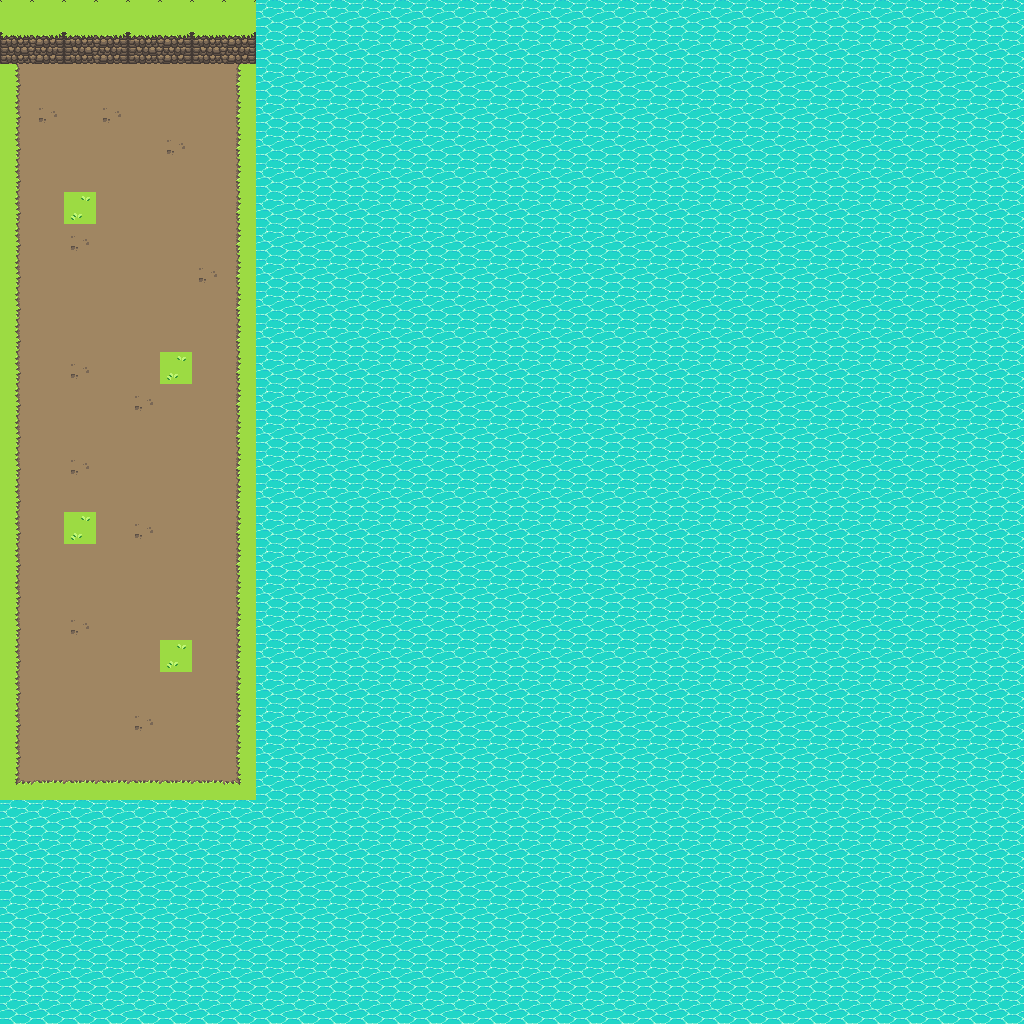

Tiled map render using the project's own tile images. Description and the whole map definition, tile-layer contents included, below:
An orthogonal 32x32 tile map with 32x32 px tiles, 2 tile layers (Tile Layer 1, Tile Layer 2).

<map version="1.10" tiledversion="1.11.0" orientation="orthogonal" renderorder="right-down" width="32" height="32" tilewidth="32" tileheight="32" infinite="0" nextlayerid="3" nextobjectid="1">
 <tileset firstgid="1" source="tilemap.tsx" />
 <layer id="1" name="Tile Layer 1" width="32" height="32">
  <data encoding="csv">
109,109,109,109,109,109,109,109,154,154,154,154,154,154,154,154,154,154,154,154,154,154,154,154,154,154,154,154,154,154,154,154,
125,126,125,126,125,126,125,126,154,154,154,154,154,154,154,154,154,154,154,154,154,154,154,154,154,154,154,154,154,154,154,154,
11,12,12,12,12,12,12,13,154,154,154,154,154,154,154,154,154,154,154,154,154,154,154,154,154,154,154,154,154,154,154,154,
11,16,12,16,12,12,12,13,154,154,154,154,154,154,154,154,154,154,154,154,154,154,154,154,154,154,154,154,154,154,154,154,
11,12,12,12,12,16,12,13,154,154,154,154,154,154,154,154,154,154,154,154,154,154,154,154,154,154,154,154,154,154,154,154,
11,12,12,12,12,12,12,13,154,154,154,154,154,154,154,154,154,154,154,154,154,154,154,154,154,154,154,154,154,154,154,154,
11,12,12,12,12,12,12,13,154,154,154,154,154,154,154,154,154,154,154,154,154,154,154,154,154,154,154,154,154,154,154,154,
11,12,16,12,12,12,12,13,154,154,154,154,154,154,154,154,154,154,154,154,154,154,154,154,154,154,154,154,154,154,154,154,
11,12,12,12,12,12,16,13,154,154,154,154,154,154,154,154,154,154,154,154,154,154,154,154,154,154,154,154,154,154,154,154,
11,12,12,12,12,12,12,13,154,154,154,154,154,154,154,154,154,154,154,154,154,154,154,154,154,154,154,154,154,154,154,154,
11,12,12,12,12,12,12,13,154,154,154,154,154,154,154,154,154,154,154,154,154,154,154,154,154,154,154,154,154,154,154,154,
11,12,16,12,12,12,12,13,154,154,154,154,154,154,154,154,154,154,154,154,154,154,154,154,154,154,154,154,154,154,154,154,
11,12,12,12,16,12,12,13,154,154,154,154,154,154,154,154,154,154,154,154,154,154,154,154,154,154,154,154,154,154,154,154,
11,12,12,12,12,12,12,13,154,154,154,154,154,154,154,154,154,154,154,154,154,154,154,154,154,154,154,154,154,154,154,154,
11,12,16,12,12,12,12,13,154,154,154,154,154,154,154,154,154,154,154,154,154,154,154,154,154,154,154,154,154,154,154,154,
11,12,12,12,12,12,12,13,154,154,154,154,154,154,154,154,154,154,154,154,154,154,154,154,154,154,154,154,154,154,154,154,
11,12,12,12,16,12,12,13,154,154,154,154,154,154,154,154,154,154,154,154,154,154,154,154,154,154,154,154,154,154,154,154,
11,12,12,12,12,12,12,13,154,154,154,154,154,154,154,154,154,154,154,154,154,154,154,154,154,154,154,154,154,154,154,154,
11,12,12,12,12,12,12,13,154,154,154,154,154,154,154,154,154,154,154,154,154,154,154,154,154,154,154,154,154,154,154,154,
11,12,16,12,12,12,12,13,154,154,154,154,154,154,154,154,154,154,154,154,154,154,154,154,154,154,154,154,154,154,154,154,
11,12,12,12,12,12,12,13,154,154,154,154,154,154,154,154,154,154,154,154,154,154,154,154,154,154,154,154,154,154,154,154,
11,12,12,12,12,12,12,13,154,154,154,154,154,154,154,154,154,154,154,154,154,154,154,154,154,154,154,154,154,154,154,154,
11,12,12,12,16,12,12,13,154,154,154,154,154,154,154,154,154,154,154,154,154,154,154,154,154,154,154,154,154,154,154,154,
11,12,12,12,12,12,12,13,154,154,154,154,154,154,154,154,154,154,154,154,154,154,154,154,154,154,154,154,154,154,154,154,
21,22,22,22,22,22,22,23,154,154,154,154,154,154,154,154,154,154,154,154,154,154,154,154,154,154,154,154,154,154,154,154,
154,154,154,154,154,154,154,154,154,154,154,154,154,154,154,154,154,154,154,154,154,154,154,154,154,154,154,154,154,154,154,154,
154,154,154,154,154,154,154,154,154,154,154,154,154,154,154,154,154,154,154,154,154,154,154,154,154,154,154,154,154,154,154,154,
154,154,154,154,154,154,154,154,154,154,154,154,154,154,154,154,154,154,154,154,154,154,154,154,154,154,154,154,154,154,154,154,
154,154,154,154,154,154,154,154,154,154,154,154,154,154,154,154,154,154,154,154,154,154,154,154,154,154,154,154,154,154,154,154,
154,154,154,154,154,154,154,154,154,154,154,154,154,154,154,154,154,154,154,154,154,154,154,154,154,154,154,154,154,154,154,154,
154,154,154,154,154,154,154,154,154,154,154,154,154,154,154,154,154,154,154,154,154,154,154,154,154,154,154,154,154,154,154,154,
154,154,154,154,154,154,154,154,154,154,154,154,154,154,154,154,154,154,154,154,154,154,154,154,154,154,154,154,154,154,154,154
</data>
 </layer>
 <layer id="2" name="Tile Layer 2" width="32" height="32">
  <data encoding="csv">
0,0,0,0,0,0,0,0,0,0,0,0,0,0,0,0,0,0,0,0,0,0,0,0,0,0,0,0,0,0,0,0,
0,0,0,0,0,0,0,0,0,0,0,0,0,0,0,0,0,0,0,0,0,0,0,0,0,0,0,0,0,0,0,0,
0,0,0,0,0,0,0,0,0,0,0,0,0,0,0,0,0,0,0,0,0,0,0,0,0,0,0,0,0,0,0,0,
0,0,0,0,0,0,0,0,0,0,0,0,0,0,0,0,0,0,0,0,0,0,0,0,0,0,0,0,0,0,0,0,
0,0,0,0,0,0,0,0,0,0,0,0,0,0,0,0,0,0,0,0,0,0,0,0,0,0,0,0,0,0,0,0,
0,0,0,0,0,0,0,0,0,0,0,0,0,0,0,0,0,0,0,0,0,0,0,0,0,0,0,0,0,0,0,0,
0,0,56,0,0,0,0,0,0,0,0,0,0,0,0,0,0,0,0,0,0,0,0,0,0,0,0,0,0,0,0,0,
0,0,0,0,0,0,0,0,0,0,0,0,0,0,0,0,0,0,0,0,0,0,0,0,0,0,0,0,0,0,0,0,
0,0,0,0,0,0,0,0,0,0,0,0,0,0,0,0,0,0,0,0,0,0,0,0,0,0,0,0,0,0,0,0,
0,0,0,0,0,0,0,0,0,0,0,0,0,0,0,0,0,0,0,0,0,0,0,0,0,0,0,0,0,0,0,0,
0,0,0,0,0,0,0,0,0,0,0,0,0,0,0,0,0,0,0,0,0,0,0,0,0,0,0,0,0,0,0,0,
0,0,0,0,0,56,0,0,0,0,0,0,0,0,0,0,0,0,0,0,0,0,0,0,0,0,0,0,0,0,0,0,
0,0,0,0,0,0,0,0,0,0,0,0,0,0,0,0,0,0,0,0,0,0,0,0,0,0,0,0,0,0,0,0,
0,0,0,0,0,0,0,0,0,0,0,0,0,0,0,0,0,0,0,0,0,0,0,0,0,0,0,0,0,0,0,0,
0,0,0,0,0,0,0,0,0,0,0,0,0,0,0,0,0,0,0,0,0,0,0,0,0,0,0,0,0,0,0,0,
0,0,0,0,0,0,0,0,0,0,0,0,0,0,0,0,0,0,0,0,0,0,0,0,0,0,0,0,0,0,0,0,
0,0,56,0,0,0,0,0,0,0,0,0,0,0,0,0,0,0,0,0,0,0,0,0,0,0,0,0,0,0,0,0,
0,0,0,0,0,0,0,0,0,0,0,0,0,0,0,0,0,0,0,0,0,0,0,0,0,0,0,0,0,0,0,0,
0,0,0,0,0,0,0,0,0,0,0,0,0,0,0,0,0,0,0,0,0,0,0,0,0,0,0,0,0,0,0,0,
0,0,0,0,0,0,0,0,0,0,0,0,0,0,0,0,0,0,0,0,0,0,0,0,0,0,0,0,0,0,0,0,
0,0,0,0,0,56,0,0,0,0,0,0,0,0,0,0,0,0,0,0,0,0,0,0,0,0,0,0,0,0,0,0,
0,0,0,0,0,0,0,0,0,0,0,0,0,0,0,0,0,0,0,0,0,0,0,0,0,0,0,0,0,0,0,0,
0,0,0,0,0,0,0,0,0,0,0,0,0,0,0,0,0,0,0,0,0,0,0,0,0,0,0,0,0,0,0,0,
0,0,0,0,0,0,0,0,0,0,0,0,0,0,0,0,0,0,0,0,0,0,0,0,0,0,0,0,0,0,0,0,
0,0,0,0,0,0,0,0,0,0,0,0,0,0,0,0,0,0,0,0,0,0,0,0,0,0,0,0,0,0,0,0,
0,0,0,0,0,0,0,0,0,0,0,0,0,0,0,0,0,0,0,0,0,0,0,0,0,0,0,0,0,0,0,0,
0,0,0,0,0,0,0,0,0,0,0,0,0,0,0,0,0,0,0,0,0,0,0,0,0,0,0,0,0,0,0,0,
0,0,0,0,0,0,0,0,0,0,0,0,0,0,0,0,0,0,0,0,0,0,0,0,0,0,0,0,0,0,0,0,
0,0,0,0,0,0,0,0,0,0,0,0,0,0,0,0,0,0,0,0,0,0,0,0,0,0,0,0,0,0,0,0,
0,0,0,0,0,0,0,0,0,0,0,0,0,0,0,0,0,0,0,0,0,0,0,0,0,0,0,0,0,0,0,0,
0,0,0,0,0,0,0,0,0,0,0,0,0,0,0,0,0,0,0,0,0,0,0,0,0,0,0,0,0,0,0,0,
0,0,0,0,0,0,0,0,0,0,0,0,0,0,0,0,0,0,0,0,0,0,0,0,0,0,0,0,0,0,0,0
</data>
 </layer>
</map>
